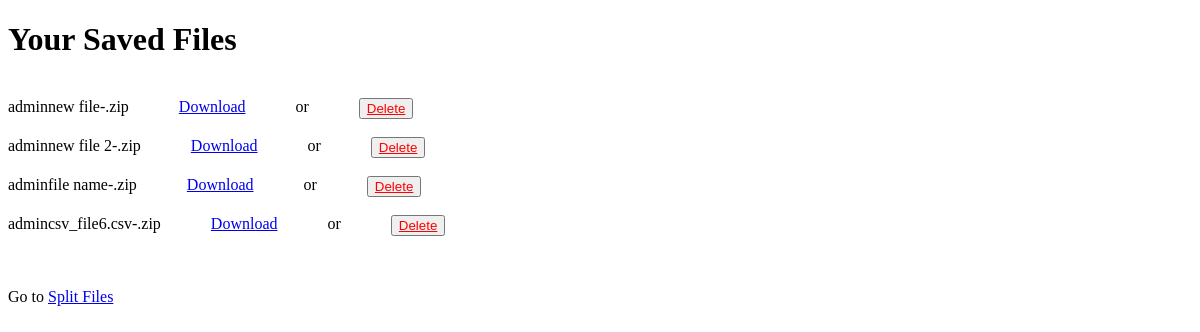
Before: /saved_chunks (signed in) with the older database file.
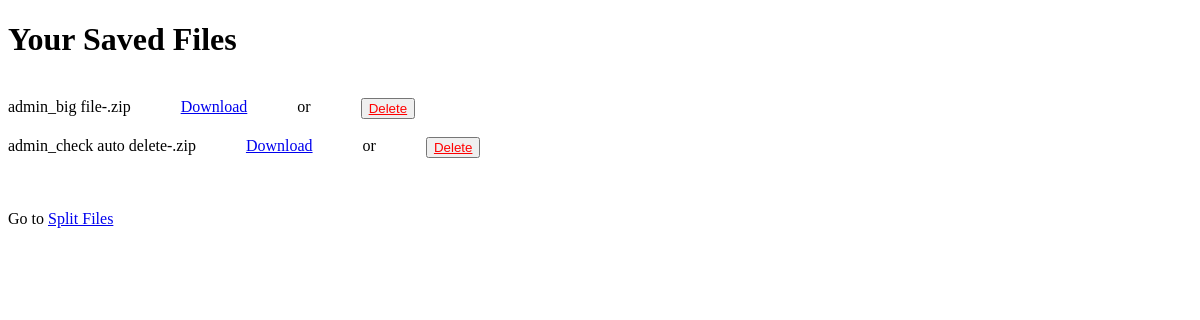
After: the same page with the newer database file.
### core/models.py (models this page shows, shortened)
class CsvChunk(models.Model):
    user = models.ForeignKey(User, on_delete=models.CASCADE)
    file_id = models.UUIDField(default=uuid.uuid4, primary_key=True)
    upload_time = models.DateTimeField(default=timezone.now,blank=True,)
    file = models.FileField(upload_to='files')
    class Meta:
        ordering = ("-user", "upload_time")

### core/views.py (the view)
# urls.py: path('saved_chunks', views.saved_chunks, name='saved_chunks'),
@login_required(login_url='/signin')
def saved_chunks(request):
    user = request.user
    files = CsvChunk.objects.filter(user=user)
    return render(request, 'saved.html',{'files':files})

### templates/saved.html (shortened to what this page needs)
{% load static %}
<!DOCTYPE html>
<html lang="en">
<head>
</head>
<body>
    <h1>Your Saved Files</h1>
    <br>
    {% for file in files %}
    <div style="display: flex; gap:50px;"> <span>{{file.file}}</span> <a href="{{file.file.url}}" download="">Download</a>  or <button style="color:red;" class="del-btn"> <a style="color: red;" href="/file_delete?id={{file.file_id}}" > Delete </a></button>
    </div>
    <br>
    {% empty %}
    <div>
        <p>You do not have any saved files </p>
    </div>
    {% endfor %}
    <br>
<p>  Go to  <a href="/">Split Files</a>
</p>
</body>
</html>

Changed rows visible on the page:
removed CsvChunk: file "adminnew file-.zip"
removed CsvChunk: file "adminnew file 2-.zip"
removed CsvChunk: file "adminfile name-.zip"
removed CsvChunk: file "admincsv_file6.csv-.zip"
added CsvChunk: file "admin_big file-.zip"
added CsvChunk: file "admin_check auto delete-.zip"
